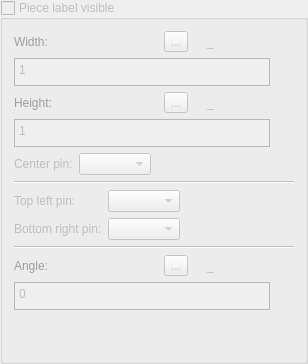
             <widget class="QGroupBox" name="groupBoxDetailLabel">
              <property name="enabled">
               <bool>false</bool>
              </property>
              <property name="toolTip">
               <string>Options to control position a detail label. &lt;b&gt;Not available if a detail label template is empty&lt;/b&gt;.</string>
              </property>
              <property name="title">
               <string>Piece label visible</string>
              </property>
              <property name="flat">
               <bool>true</bool>
              </property>
              <property name="checkable">
               <bool>true</bool>
              </property>
              <property name="checked">
               <bool>false</bool>
              </property>
              <layout class="QVBoxLayout" name="verticalLayout_8">
               <item>
                <layout class="QHBoxLayout" name="horizontalLayout_18">
                 <item alignment="Qt::AlignLeft">
                  <widget class="QLabel" name="labelEditDLWidth">
                   <property name="sizePolicy">
                    <sizepolicy hsizetype="Fixed" vsizetype="Preferred">
                     <horstretch>0</horstretch>
                     <verstretch>0</verstretch>
                    </sizepolicy>
                   </property>
                   <property name="palette">
                    <palette>
                     <active>
                      <colorrole role="WindowText">
                       <brush brushstyle="SolidPattern">
                        <color alpha="255">
                         <red>255</red>
                         <green>0</green>
                         <blue>0</blue>
                        </color>
                       </brush>
                      </colorrole>
                     </active>
                     <inactive>
                      <colorrole role="WindowText">
                       <brush brushstyle="SolidPattern">
                        <color alpha="255">
                         <red>255</red>
                         <green>0</green>
                         <blue>0</blue>
                        </color>
                       </brush>
                      </colorrole>
                     </inactive>
                     <disabled>
                      <colorrole role="WindowText">
                       <brush brushstyle="SolidPattern">
                        <color alpha="255">
                         <red>159</red>
                         <green>158</green>
                         <blue>158</blue>
                        </color>
                       </brush>
                      </colorrole>
                     </disabled>
                    </palette>
                   </property>
                   <property name="text">
                    <string>Width:</string>
                   </property>
                  </widget>
                 </item>
                 <item>
                  <spacer name="horizontalSpacer_9">
                   <property name="orientation">
                    <enum>Qt::Horizontal</enum>
                   </property>
                   <property name="sizeHint" stdset="0">
                    <size>
                     <width>40</width>
                     <height>20</height>
                    </size>
                   </property>
                  </spacer>
                 </item>
                 <item alignment="Qt::AlignRight">
                  <widget class="QToolButton" name="pushButtonDLWidth">
                   <property name="toolTip">
                    <string>Formula wizard</string>
                   </property>
                   <property name="text">
                    <string notr="true">...</string>
                   </property>
                   <property name="icon">
                    <iconset resource="../../../../../vmisc/share/resources/icon.qrc">
                     <normaloff>:/icon/24x24/fx.png</normaloff>:/icon/24x24/fx.png</iconset>
                   </property>
                   <property name="iconSize">
                    <size>
                     <width>24</width>
                     <height>24</height>
                    </size>
                   </property>
                  </widget>
                 </item>
                 <item alignment="Qt::AlignRight">
                  <widget class="QLabel" name="labelEqual_3">
                   <property name="text">
                    <string/>
                   </property>
                   <property name="pixmap">
                    <pixmap resource="../../../../../vmisc/share/resources/icon.qrc">:/icon/24x24/equal.png</pixmap>
                   </property>
                  </widget>
                 </item>
                 <item alignment="Qt::AlignRight">
                  <widget class="QLabel" name="labelDLWidth">
                   <property name="sizePolicy">
                    <sizepolicy hsizetype="Fixed" vsizetype="Preferred">
                     <horstretch>0</horstretch>
                     <verstretch>0</verstretch>
                    </sizepolicy>
                   </property>
                   <property name="minimumSize">
                    <size>
                     <width>87</width>
                     <height>0</height>
                    </size>
                   </property>
                   <property name="baseSize">
                    <size>
                     <width>0</width>
                     <height>0</height>
                    </size>
                   </property>
                   <property name="toolTip">
                    <string>Value</string>
                   </property>
                   <property name="text">
                    <string notr="true">_</string>
                   </property>
                  </widget>
                 </item>
                </layout>
               </item>
               <item>
                <layout class="QHBoxLayout" name="horizontalLayout_19">
                 <item>
                  <widget class="VPlainTextEdit" name="lineEditDLWidthFormula">
                   <property name="sizePolicy">
                    <sizepolicy hsizetype="Expanding" vsizetype="Preferred">
                     <horstretch>0</horstretch>
                     <verstretch>0</verstretch>
                    </sizepolicy>
                   </property>
                   <property name="maximumSize">
                    <size>
                     <width>16777215</width>
                     <height>28</height>
                    </size>
                   </property>
                   <property name="toolTip">
                    <string>Calculation</string>
                   </property>
                   <property name="tabChangesFocus">
                    <bool>true</bool>
                   </property>
                   <property name="plainText">
                    <string notr="true">1</string>
                   </property>
                  </widget>
                 </item>
                 <item>
                  <widget class="QPushButton" name="pushButtonShowDLWidth">
                   <property name="maximumSize">
                    <size>
                     <width>18</width>
                     <height>18</height>
                    </size>
                   </property>
                   <property name="sizeIncrement">
                    <size>
                     <width>0</width>
                     <height>0</height>
                    </size>
                   </property>
                   <property name="toolTip">
                    <string>&lt;html&gt;&lt;head/&gt;&lt;body&gt;&lt;p&gt;Show full calculation in message box&lt;/p&gt;&lt;/body&gt;&lt;/html&gt;</string>
                   </property>
                   <property name="text">
                    <string notr="true"/>
                   </property>
                   <property name="icon">
                    <iconset theme="go-down">
                     <normaloff>../</normaloff>../</iconset>
                   </property>
                   <property name="iconSize">
                    <size>
                     <width>16</width>
                     <height>16</height>
                    </size>
                   </property>
                   <property name="flat">
                    <bool>true</bool>
                   </property>
                  </widget>
                 </item>
                </layout>
               </item>
               <item>
                <layout class="QHBoxLayout" name="horizontalLayout_20">
                 <item alignment="Qt::AlignLeft">
                  <widget class="QLabel" name="labelEditDLHeight">
                   <property name="sizePolicy">
                    <sizepolicy hsizetype="Fixed" vsizetype="Preferred">
                     <horstretch>0</horstretch>
                     <verstretch>0</verstretch>
                    </sizepolicy>
                   </property>
                   <property name="palette">
                    <palette>
                     <active>
                      <colorrole role="WindowText">
                       <brush brushstyle="SolidPattern">
                        <color alpha="255">
                         <red>255</red>
                         <green>0</green>
                         <blue>0</blue>
                        </color>
                       </brush>
                      </colorrole>
                     </active>
                     <inactive>
                      <colorrole role="WindowText">
                       <brush brushstyle="SolidPattern">
                        <color alpha="255">
                         <red>255</red>
                         <green>0</green>
                         <blue>0</blue>
                        </color>
                       </brush>
                      </colorrole>
                     </inactive>
                     <disabled>
                      <colorrole role="WindowText">
                       <brush brushstyle="SolidPattern">
                        <color alpha="255">
                         <red>159</red>
                         <green>158</green>
                         <blue>158</blue>
                        </color>
                       </brush>
                      </colorrole>
                     </disabled>
                    </palette>
                   </property>
                   <property name="text">
                    <string>Height:</string>
                   </property>
                  </widget>
                 </item>
                 <item>
                  <spacer name="horizontalSpacer_10">
                   <property name="orientation">
                    <enum>Qt::Horizontal</enum>
                   </property>
                   <property name="sizeHint" stdset="0">
                    <size>
                     <width>40</width>
                     <height>20</height>
                    </size>
                   </property>
                  </spacer>
                 </item>
                 <item alignment="Qt::AlignRight">
                  <widget class="QToolButton" name="pushButtonDLHeight">
                   <property name="toolTip">
                    <string>Formula wizard</string>
                   </property>
                   <property name="text">
                    <string notr="true">...</string>
                   </property>
                   <property name="icon">
                    <iconset resource="../../../../../vmisc/share/resources/icon.qrc">
                     <normaloff>:/icon/24x24/fx.png</normaloff>:/icon/24x24/fx.png</iconset>
                   </property>
                   <property name="iconSize">
                    <size>
                     <width>24</width>
                     <height>24</height>
                    </size>
                   </property>
                  </widget>
                 </item>
                 <item alignment="Qt::AlignRight">
                  <widget class="QLabel" name="labelEqual_4">
                   <property name="text">
                    <string/>
                   </property>
                   <property name="pixmap">
                    <pixmap resource="../../../../../vmisc/share/resources/icon.qrc">:/icon/24x24/equal.png</pixmap>
                   </property>
                  </widget>
                 </item>
                 <item alignment="Qt::AlignRight">
                  <widget class="QLabel" name="labelDLHeight">
                   <property name="sizePolicy">
                    <sizepolicy hsizetype="Fixed" vsizetype="Preferred">
                     <horstretch>0</horstretch>
                     <verstretch>0</verstretch>
                    </sizepolicy>
                   </property>
                   <property name="minimumSize">
                    <size>
                     <width>87</width>
                     <height>0</height>
                    </size>
                   </property>
                   <property name="baseSize">
                    <size>
                     <width>0</width>
                     <height>0</height>
                    </size>
                   </property>
                   <property name="toolTip">
                    <string>Value</string>
                   </property>
                   <property name="text">
                    <string notr="true">_</string>
                   </property>
                  </widget>
                 </item>
                </layout>
               </item>
               <item>
                <layout class="QHBoxLayout" name="horizontalLayout_21">
                 <item>
                  <widget class="VPlainTextEdit" name="lineEditDLHeightFormula">
                   <property name="sizePolicy">
                    <sizepolicy hsizetype="Expanding" vsizetype="Preferred">
                     <horstretch>0</horstretch>
                     <verstretch>0</verstretch>
                    </sizepolicy>
                   </property>
                   <property name="maximumSize">
                    <size>
                     <width>16777215</width>
                     <height>28</height>
                    </size>
                   </property>
                   <property name="toolTip">
                    <string>Calculation</string>
                   </property>
                   <property name="tabChangesFocus">
                    <bool>true</bool>
                   </property>
                   <property name="plainText">
                    <string notr="true">1</string>
                   </property>
                  </widget>
                 </item>
                 <item>
                  <widget class="QPushButton" name="pushButtonShowDLHeight">
                   <property name="maximumSize">
                    <size>
                     <width>18</width>
                     <height>18</height>
                    </size>
                   </property>
                   <property name="sizeIncrement">
                    <size>
                     <width>0</width>
                     <height>0</height>
                    </size>
                   </property>
                   <property name="toolTip">
                    <string>&lt;html&gt;&lt;head/&gt;&lt;body&gt;&lt;p&gt;Show full calculation in message box&lt;/p&gt;&lt;/body&gt;&lt;/html&gt;</string>
                   </property>
                   <property name="text">
                    <string notr="true"/>
                   </property>
                   <property name="icon">
                    <iconset theme="go-down">
                     <normaloff>../</normaloff>../</iconset>
                   </property>
                   <property name="iconSize">
                    <size>
                     <width>16</width>
                     <height>16</height>
                    </size>
                   </property>
                   <property name="flat">
                    <bool>true</bool>
                   </property>
                  </widget>
                 </item>
                </layout>
               </item>
               <item>
                <layout class="QFormLayout" name="formLayout_9">
                 <property name="fieldGrowthPolicy">
                  <enum>QFormLayout::ExpandingFieldsGrow</enum>
                 </property>
                 <item row="0" column="0">
                  <widget class="QLabel" name="labelDLCenter">
                   <property name="text">
                    <string>Center pin:</string>
                   </property>
                  </widget>
                 </item>
                 <item row="0" column="1">
                  <widget class="QComboBox" name="comboBoxDLCenterPin"/>
                 </item>
                </layout>
               </item>
               <item>
                <widget class="Line" name="line_3">
                 <property name="orientation">
                  <enum>Qt::Horizontal</enum>
                 </property>
                </widget>
               </item>
               <item>
                <layout class="QFormLayout" name="formLayout_4">
                 <property name="fieldGrowthPolicy">
                  <enum>QFormLayout::ExpandingFieldsGrow</enum>
                 </property>
                 <item row="0" column="0">
                  <widget class="QLabel" name="labelDLTopLeftPin">
                   <property name="text">
                    <string>Top left pin:</string>
                   </property>
                  </widget>
                 </item>
                 <item row="0" column="1">
                  <widget class="QComboBox" name="comboBoxDLTopLeftPin"/>
                 </item>
                 <item row="1" column="0">
                  <widget class="QLabel" name="labelDLBottomRightPin">
                   <property name="text">
                    <string>Bottom right pin:</string>
                   </property>
                  </widget>
                 </item>
                 <item row="1" column="1">
                  <widget class="QComboBox" name="comboBoxDLBottomRightPin"/>
                 </item>
                </layout>
               </item>
               <item>
                <widget class="Line" name="line_4">
                 <property name="orientation">
                  <enum>Qt::Horizontal</enum>
                 </property>
                </widget>
               </item>
               <item>
                <layout class="QHBoxLayout" name="horizontalLayout_22">
                 <item alignment="Qt::AlignLeft">
                  <widget class="QLabel" name="labelEditDLAngle">
                   <property name="sizePolicy">
                    <sizepolicy hsizetype="Fixed" vsizetype="Preferred">
                     <horstretch>0</horstretch>
                     <verstretch>0</verstretch>
                    </sizepolicy>
                   </property>
                   <property name="palette">
                    <palette>
                     <active>
                      <colorrole role="WindowText">
                       <brush brushstyle="SolidPattern">
                        <color alpha="255">
                         <red>255</red>
                         <green>0</green>
                         <blue>0</blue>
                        </color>
                       </brush>
                      </colorrole>
                     </active>
                     <inactive>
                      <colorrole role="WindowText">
                       <brush brushstyle="SolidPattern">
                        <color alpha="255">
                         <red>255</red>
                         <green>0</green>
                         <blue>0</blue>
                        </color>
                       </brush>
                      </colorrole>
                     </inactive>
                     <disabled>
                      <colorrole role="WindowText">
                       <brush brushstyle="SolidPattern">
                        <color alpha="255">
                         <red>159</red>
                         <green>158</green>
                         <blue>158</blue>
                        </color>
                       </brush>
                      </colorrole>
                     </disabled>
                    </palette>
                   </property>
                   <property name="text">
                    <string>Angle:</string>
                   </property>
                  </widget>
                 </item>
                 <item>
                  <spacer name="horizontalSpacer_11">
                   <property name="orientation">
                    <enum>Qt::Horizontal</enum>
                   </property>
                   <property name="sizeHint" stdset="0">
                    <size>
                     <width>40</width>
                     <height>20</height>
                    </size>
                   </property>
                  </spacer>
                 </item>
                 <item alignment="Qt::AlignRight">
                  <widget class="QToolButton" name="pushButtonDLAngle">
                   <property name="toolTip">
                    <string>Formula wizard</string>
                   </property>
                   <property name="text">
                    <string notr="true">...</string>
                   </property>
                   <property name="icon">
                    <iconset resource="../../../../../vmisc/share/resources/icon.qrc">
                     <normaloff>:/icon/24x24/fx.png</normaloff>:/icon/24x24/fx.png</iconset>
                   </property>
                   <property name="iconSize">
                    <size>
                     <width>24</width>
                     <height>24</height>
                    </size>
                   </property>
                  </widget>
                 </item>
                 <item alignment="Qt::AlignRight">
                  <widget class="QLabel" name="labelEqual_5">
                   <property name="text">
                    <string/>
                   </property>
                   <property name="pixmap">
                    <pixmap resource="../../../../../vmisc/share/resources/icon.qrc">:/icon/24x24/equal.png</pixmap>
                   </property>
                  </widget>
                 </item>
                 <item alignment="Qt::AlignRight">
                  <widget class="QLabel" name="labelDLAngle">
                   <property name="sizePolicy">
                    <sizepolicy hsizetype="Fixed" vsizetype="Preferred">
                     <horstretch>0</horstretch>
                     <verstretch>0</verstretch>
                    </sizepolicy>
                   </property>
                   <property name="minimumSize">
                    <size>
                     <width>87</width>
                     <height>0</height>
                    </size>
                   </property>
                   <property name="baseSize">
                    <size>
                     <width>0</width>
                     <height>0</height>
                    </size>
                   </property>
                   <property name="toolTip">
                    <string>Value</string>
                   </property>
                   <property name="text">
                    <string notr="true">_</string>
                   </property>
                  </widget>
                 </item>
                </layout>
               </item>
               <item>
                <layout class="QHBoxLayout" name="horizontalLayout_23">
                 <item>
                  <widget class="VPlainTextEdit" name="lineEditDLAngleFormula">
                   <property name="sizePolicy">
                    <sizepolicy hsizetype="Expanding" vsizetype="Preferred">
                     <horstretch>0</horstretch>
                     <verstretch>0</verstretch>
                    </sizepolicy>
                   </property>
                   <property name="maximumSize">
                    <size>
                     <width>16777215</width>
                     <height>28</height>
                    </size>
                   </property>
                   <property name="toolTip">
                    <string>Calculation</string>
                   </property>
                   <property name="tabChangesFocus">
                    <bool>true</bool>
                   </property>
                   <property name="plainText">
                    <string notr="true">0</string>
                   </property>
                  </widget>
                 </item>
                 <item>
                  <widget class="QPushButton" name="pushButtonShowDLAngle">
                   <property name="maximumSize">
                    <size>
                     <width>18</width>
                     <height>18</height>
                    </size>
                   </property>
                   <property name="sizeIncrement">
                    <size>
                     <width>0</width>
                     <height>0</height>
                    </size>
                   </property>
                   <property name="toolTip">
                    <string>&lt;html&gt;&lt;head/&gt;&lt;body&gt;&lt;p&gt;Show full calculation in message box&lt;/p&gt;&lt;/body&gt;&lt;/html&gt;</string>
                   </property>
                   <property name="text">
                    <string notr="true"/>
                   </property>
                   <property name="icon">
                    <iconset theme="go-down">
                     <normaloff>../</normaloff>../</iconset>
                   </property>
                   <property name="iconSize">
                    <size>
                     <width>16</width>
                     <height>16</height>
                    </size>
                   </property>
                   <property name="flat">
                    <bool>true</bool>
                   </property>
                  </widget>
                 </item>
                </layout>
               </item>
               <item>
                <spacer name="verticalSpacer_8">
                 <property name="orientation">
                  <enum>Qt::Vertical</enum>
                 </property>
                 <property name="sizeHint" stdset="0">
                  <size>
                   <width>20</width>
                   <height>40</height>
                  </size>
                 </property>
                </spacer>
               </item>
              </layout>
             </widget>
